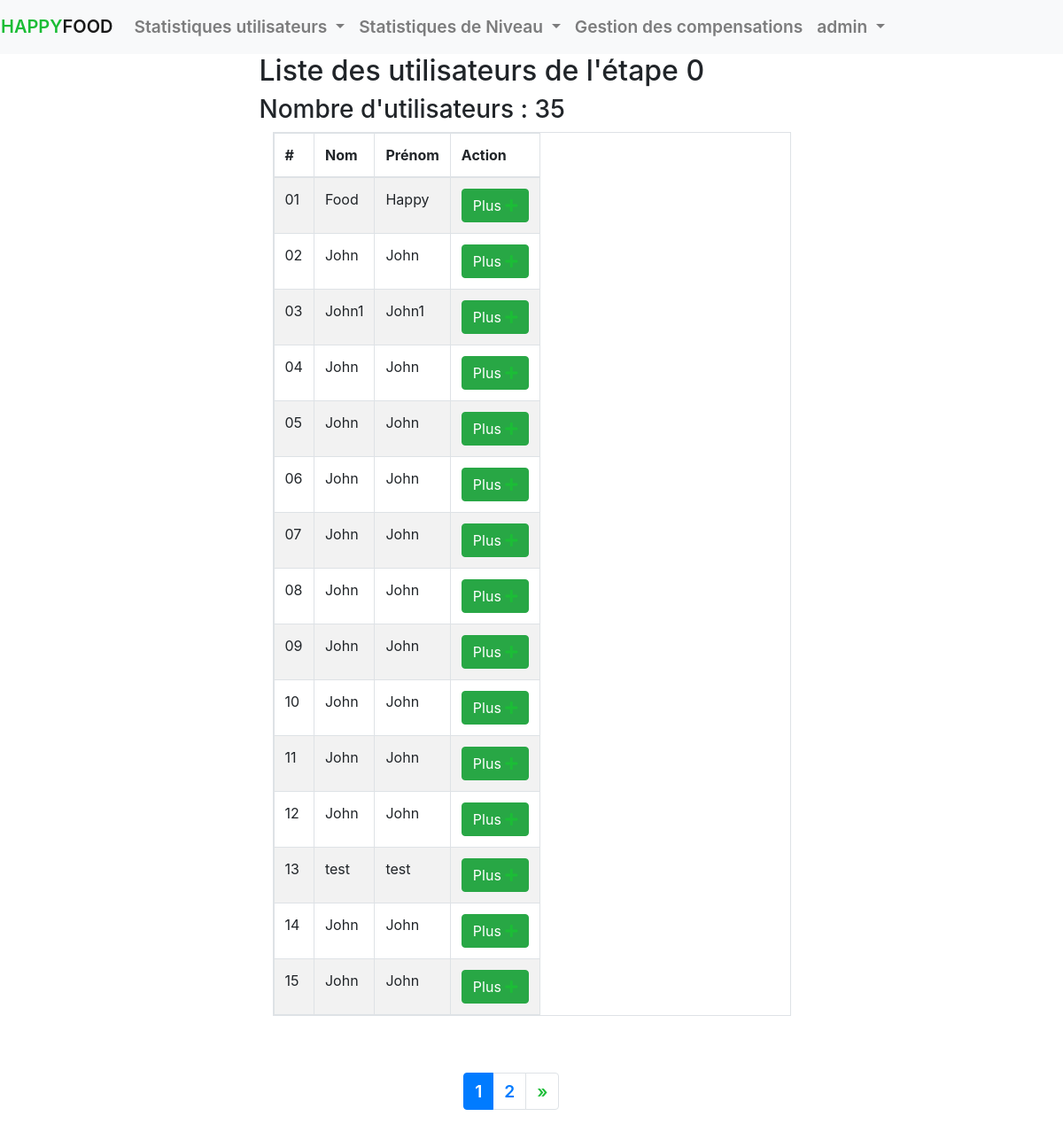
The app's page /admin/step/0.php (signed in), older data.
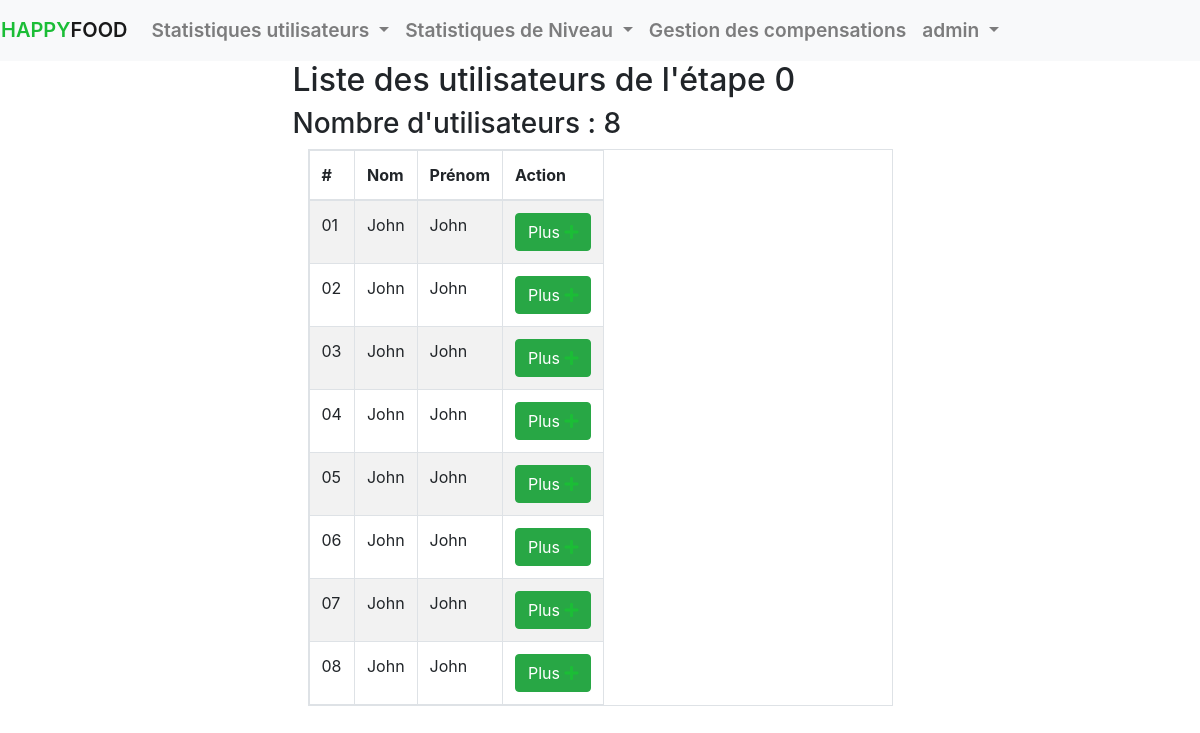
The same page, newer data.
### tables this page shows
CREATE TABLE `parrain_has_step` (
  `Parrain_idParrain` int(11) NOT NULL,
  `Parrain_User_idUser` int(11) NOT NULL,
  `Step_idStep` int(11) NOT NULL,
  `readyUp` tinyint(1) NOT NULL DEFAULT '0',
  `giftTaken` tinyint(1) NOT NULL DEFAULT '0',
  `date_taken` datetime DEFAULT NULL
);

CREATE TABLE `user` (
  `idUser` int(11) NOT NULL,
  `login` varchar(45) NOT NULL,
  `email` varchar(255) DEFAULT NULL,
  `password` varchar(100) NOT NULL,
  `lastName` varchar(45) NOT NULL,
  `firstName` varchar(45) NOT NULL,
  `phone` varchar(45) NOT NULL,
  `sex` char(1) DEFAULT NULL,
  `birthday` date DEFAULT NULL,
  `inscriptionDate` date DEFAULT NULL,
  `adress` varchar(45) DEFAULT NULL,
  `pays` varchar(255) DEFAULT NULL,
  `job` varchar(45) DEFAULT NULL,
  `admin` tinyint(1) NOT NULL DEFAULT '0',
  `newUser` tinyint(1) DEFAULT '1'
);

### admin/connect_db.php (called while the page is built, shortened)
<?php
  function getUserById($dao, $id)
  {
    return $dao->query('SELECT * FROM user WHERE idUser='.$id)->fetch();
  }

### admin/step/0.php (the view, shortened to what this page needs)
<!DOCTYPE html>
<html lang="fr">
  <head>
    <?php include_once '../head.php'; ?>
  </head>
  <body>
    <?php include_once '../header.php'; ?>
    <section class="row">
      <div class="mx-auto w-50">
        <?php
          require_once('../connect_db.php');
          $per_page = 15;
          if(isset($_GET['page']) & !empty($_GET['page'])) $current_page = (int) $_GET['page'];
          else $current_page = 1;
          $count_query = $database->query('SELECT COUNT(*) AS total_inputs FROM parrain_has_step WHERE Step_idStep = 1 AND readyUp = 0');
          $data = $count_query->fetch();
          $total_inputs = $data['total_inputs'];
          $start = $per_page * ($current_page - 1);
          $end_page = ceil($total_inputs / $per_page);
          $next_page = $current_page + 1;
          $get_query = $database->query("SELECT * FROM parrain_has_step WHERE Step_idStep = 1 AND readyUp = 0 LIMIT $per_page OFFSET $start");
        ?>
        <h2>Liste des utilisateurs de l'étape 0</h2>
        <h3>Nombre d'utilisateurs : <?= $total_inputs ?></h3>
        <div class="col-12 table-responsive-md">
          <table class="table table-striped table-bordered table-responsive">
            <thead>
              <tr>
                <th>#</th>
  				      <th>Nom</th>
                <th>Prénom</th>
                <th>Action</th>
              </tr>
            </thead>
            <tbody>
              <?php $i = $start; while($row = $get_query->fetch()){
                $i++;
                $user = getUserById($database, $row['Parrain_User_idUser']);
              ?>
              <tr>
                <td><?= $i > 9 ? $i : '0'.$i ?></th>
                <td><?= $user['lastName'] == NULL ? "Non défini" : $user['lastName'] ?></td>
                <td><?= $user['firstName']  == NULL ? "Non défini" : $user['firstName'] ?></td>
                <td>
                  <a href="details.php?id=<?= $user['idUser'] ?>" class="btn btn-block btn-success">
                    Plus
                    <span class="fa fa-plus" aria-hidden="true"></span>
                  </a>
                </td>
              </tr>
  		        <?php } ?>
            </tbody>
          </table>
        </div>
        <br><br>
        <?php if($total_inputs > $per_page){ ?>
          <nav class="w-25 mx-auto" aria-label="Page navigation">
            <ul class="pagination">
              <li class="page-item active">
                <a class="page-link" href="?page=<?= $current_page ?>"><?= $current_page ?></a>
              </li>
              <?php if($current_page != $end_page){ ?>
                <li class="page-item">
                  <a class="page-link" href="?page=<?= $next_page ?>"><?= $next_page ?></a>
                </li>
                <li class="page-item">
                  <a class="page-link" href="?page=<?= $end_page ?>" aria-label="Next">
                    <span aria-hidden="true">&raquo;</span>
                  </a>
                </li>
              <?php } ?>
            </ul>
          </nav>
        <?php } ?>
      </div>
    </section>
  </body>
</html>

### admin/head.php (shortened to what this page needs)
<link rel="stylesheet" href="https://maxcdn.bootstrapcdn.com/bootstrap/4.1.3/css/bootstrap.min.css">
<link rel="stylesheet" href="css/admin.css">
<link rel="stylesheet" href="https://use.fontawesome.com/releases/v5.3.1/css/all.css">

### admin/header.php
<header class="row bg-light">
  <?php include_once 'menu.php'; ?>
</header>

### admin/menu.php (shortened to what this page needs)
<nav class="navbar navbar-expand-sm bg-light navbar-light justify-content-end">
 <a class="navbar-brand" href="#"><span>HAPPY</span>FOOD</a>
 <div class="collapse navbar-collapse" id="menu_container">
   <ul class="navbar-nav">
     <li class="nav-item dropdown">
       <a class="nav-link dropdown-toggle" href="#" id="stats" data-toggle="dropdown">
         Statistiques utilisateurs
       </a>
     </li>
     <li class="nav-item dropdown">
       <a class="nav-link dropdown-toggle" href="#" id="stats" data-toggle="dropdown">
         Statistiques de Niveau
       </a>
     </li>
     <li class="nav-item">
       <a class="nav-link" href="compensations.php">Gestion des compensations</a>
     </li>
     <li class="nav-item dropdown">
       <a class="nav-link dropdown-toggle" href="#" id="stats" data-toggle="dropdown">
         <?= $_SESSION['login'] ?>
       </a>
     </li>
   </ul>
 </div>
</nav>

### admin/css/admin.css (style rules this page uses)
a span { text-transform: uppercase; color: #1BBD36; }
a { text-decoration: none; color: #9DD2C9; font-size: 1.2em; font-weight: 600; }

Row changes from the older to the newer data that the page shows:
removed parrain_has_step: user.lastName "Food", user.firstName "Happy"
removed parrain_has_step: user.lastName "John1", user.firstName "John1"
removed parrain_has_step: user.lastName "John", user.firstName "John"
removed parrain_has_step: user.lastName "John", user.firstName "John"
removed parrain_has_step: user.lastName "test", user.firstName "test"
removed parrain_has_step: user.lastName "John", user.firstName "John"
removed parrain_has_step: user.lastName "John", user.firstName "John"
Text that changed along with them:
$total_inputs: "35" → "8"
$current_page: "1" → (not shown)
$next_page: "2" → (not shown)
